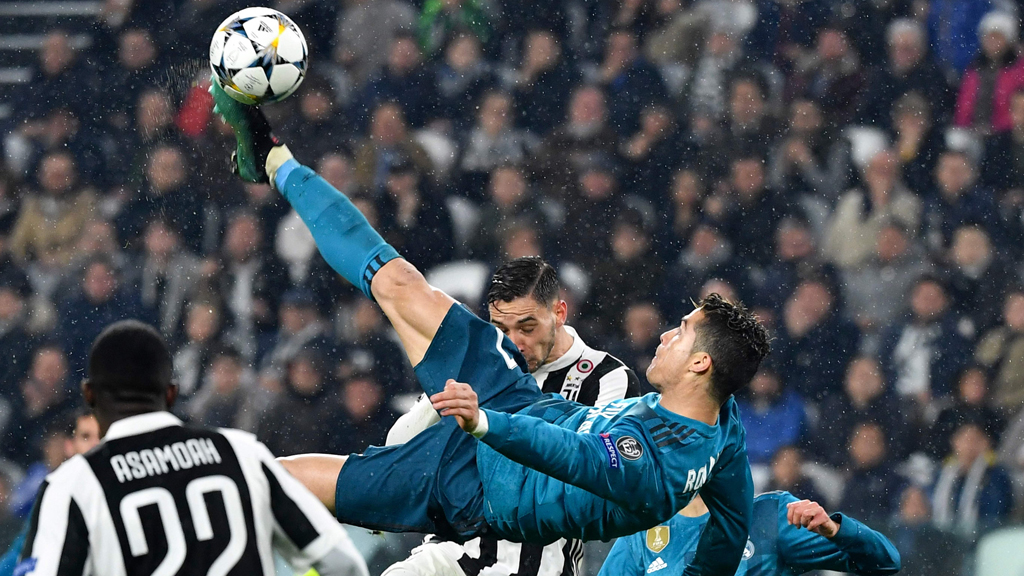
#> input picture cr7.jpg, 1024 x 576 px
$ jupyter execute --allow-errors lab1.ipynb
#> lines starting #> are read from the running program, lines starting #| are printed output that depends on the picture
# Laboratorio No.1
## Angel Chamo

[cell 1]
import cv2
import matplotlib.pyplot as plt
import numpy as np

Problema #1

[cell 2]
def procesar_imagen(imagen, color):
    # Cargar la imagen
    img = cv2.imread(imagen)

    # Crear una copia de la imagen para no modificar la original
    img_copy = img.copy()

    if color == 1:
        img_copy[:, :, 1] = 0  # Desactivar el canal verde
        img_copy[:, :, 2] = 0  # Desactivar el canal rojo
    elif color == 2:
        img_copy[:, :, 0] = 0  # Desactivar el canal azul
        img_copy[:, :, 2] = 0  # Desactivar el canal rojo
    elif color == 3:
        img_copy[:, :, 0] = 0  # Desactivar el canal azul
        img_copy[:, :, 1] = 0  # Desactivar el canal verde
    elif color == 10:
        img_copy[:, :, 0] = 0  # Desactivar el canal azul
    elif color == 20:
        img_copy[:, :, 2] = 0  # Desactivar el canal rojo
    elif color == 30:
        img_copy[:, :, 1] = 0  # Desactivar el canal verde
    else:
        raise ValueError('Color no válido')

    return img_copy

Problema #2

[cell 3]
def combinar_imagenes(imagen_rojo, imagen_verde, imagen_azul):
    # Cargar las imágenes
    img_r = cv2.imread(imagen_rojo, cv2.IMREAD_GRAYSCALE)
    img_g = cv2.imread(imagen_verde, cv2.IMREAD_GRAYSCALE)
    img_b = cv2.imread(imagen_azul, cv2.IMREAD_GRAYSCALE)

    # Combinar las imágenes en los canales B, G, R
    img_color = cv2.merge((img_b, img_g, img_r))

    # Mostrar la imagen
    cv2.imshow('Imagen combinada', img_color)

    # Esperar a que se presione una tecla para cerrar la ventana de la imagen
    cv2.waitKey(0)
    cv2.destroyAllWindows()

    return img_color

#> (a cell that did not finish here is left out)

#> (a cell that did not finish here is left out)


#> (a cell that did not finish here is left out)


[cell 7]
def descomponer_imagen(imagen):
    # Cargar la imagen
#> called with imagen = 'cr7.jpg'
    img = cv2.imread(imagen)
#> img is the input picture: shape (576, 1024, 3); mean B, G, R 86.6, 79.5, 72.1

    # Separar la imagen en los canales B, G, R
    img_b, img_g, img_r = cv2.split(img)
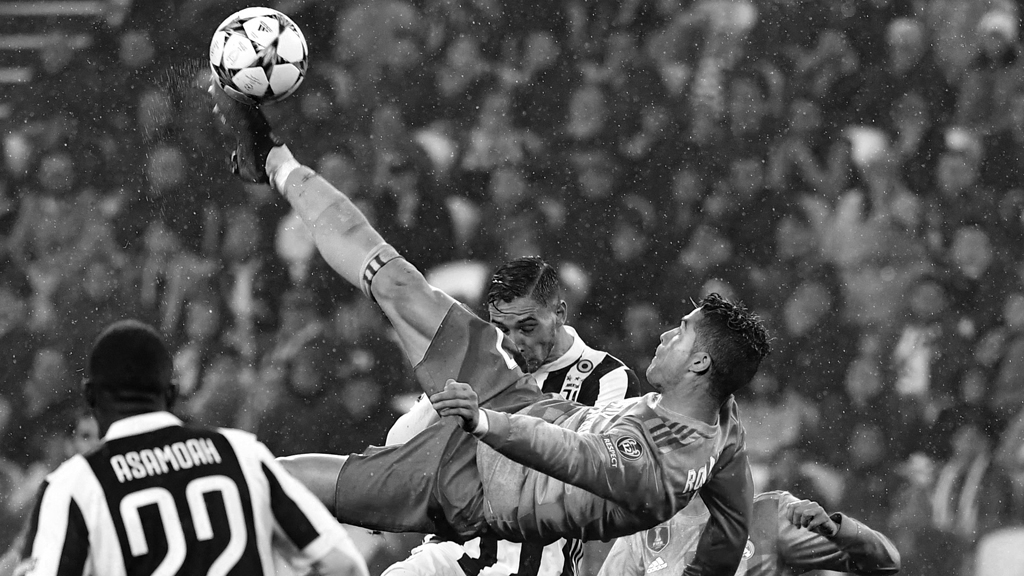
#> img_b: shape (576, 1024); min 0, max 255, mean 86.6
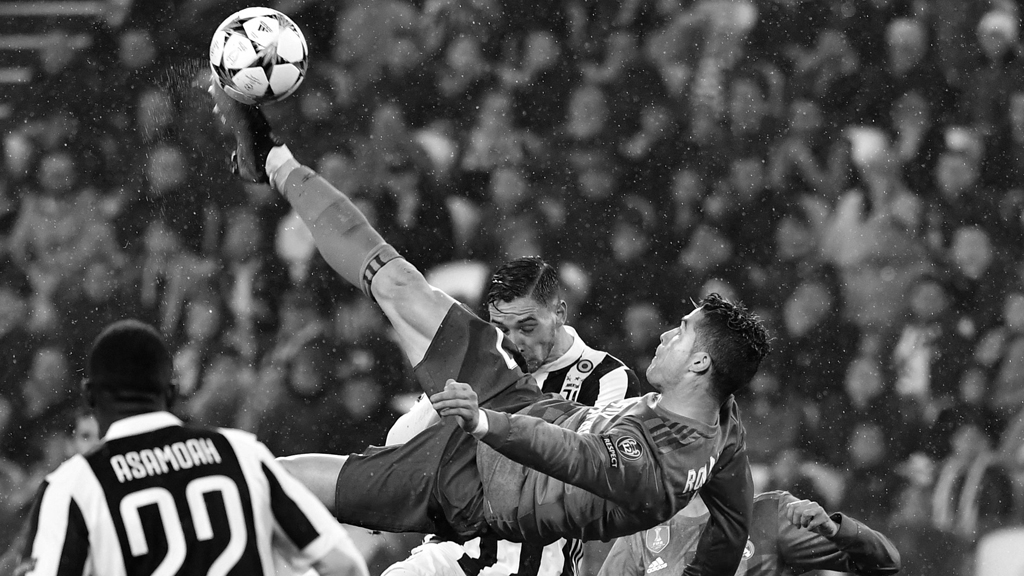
#> img_g: shape (576, 1024); min 0, max 255, mean 79.5
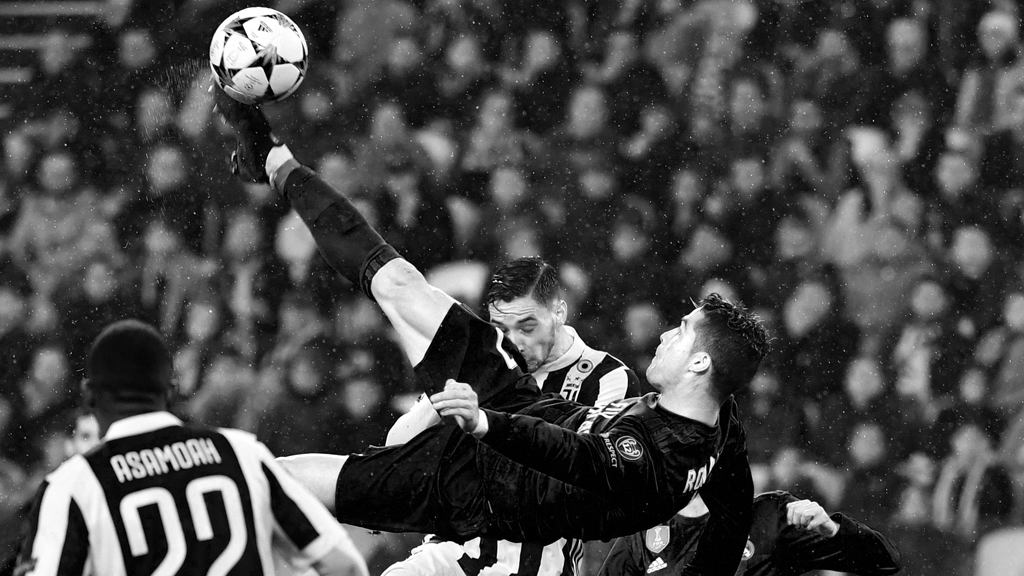
#> img_r: shape (576, 1024); min 0, max 255, mean 72.1

    # Guardar las imágenes
    cv2.imwrite('imagen_azul.png', img_b)
    cv2.imwrite('imagen_verde.png', img_g)
    cv2.imwrite('imagen_rojo.png', img_r)

    # Mostrar las imágenes
    cv2.imshow('Imagen azul', img_b)
    cv2.imshow('Imagen verde', img_g)
    cv2.imshow('Imagen rojo', img_r)

    # Esperar a que se presione una tecla para cerrar las ventanas de las imágenes
    cv2.waitKey(0)
    cv2.destroyAllWindows()

[cell 8]
descomponer_imagen('cr7.jpg')

Problema #4

[cell 9]
def mostrar_histogramas(imagen):
    # Cargar la imagen
#> called with imagen = 'cr7.jpg'
    img = cv2.imread(imagen)

    # Separar la imagen en los canales B, G, R
    img_b, img_g, img_r = cv2.split(img)

    # Calcular la imagen en escala de grises
    img_gray = np.mean(img, axis=2, dtype=np.uint8)
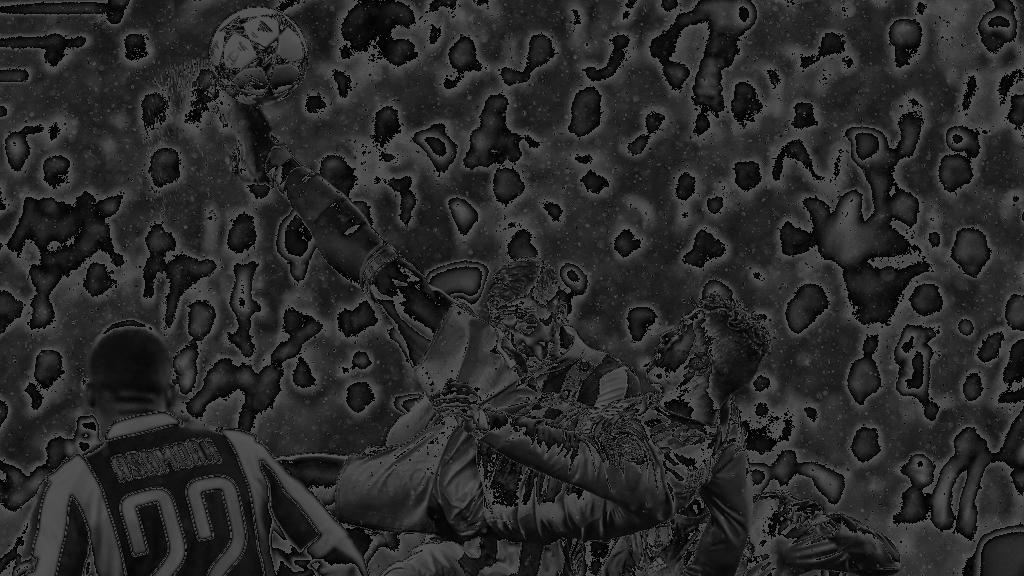
#> img_gray: shape (576, 1024); min 0, max 85, mean 41.5

    # Crear los histogramas
    colors = ['b', 'g', 'r', 'gray']
    for i, img in enumerate([img_b, img_g, img_r, img_gray]):
        hist = cv2.calcHist([img], [0], None, [256], [0,256])
        plt.plot(hist, color=colors[i])
        plt.xlim([0,256])
        mean = np.mean(img)
        plt.axvline(mean, color=colors[i])
#> this loop made 4 passes
#> mean on passes 1 to 4: 86.65, 79.54, 72.11, 41.48

    plt.title('Histogramas')
    plt.show()
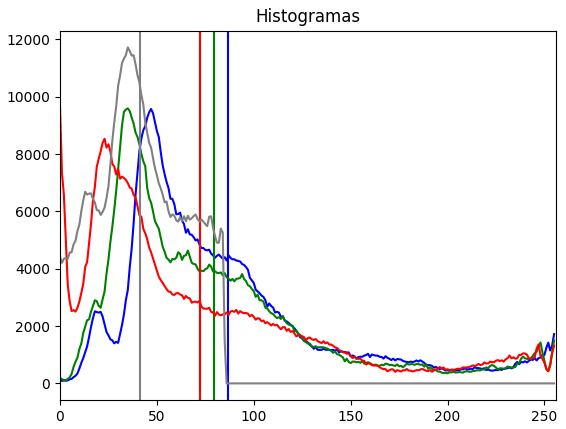
#> figure drawn by matplotlib, 1 panel; curve peaks at x = 47, y = 9571; curve peaks at x = 35, y = 9594
